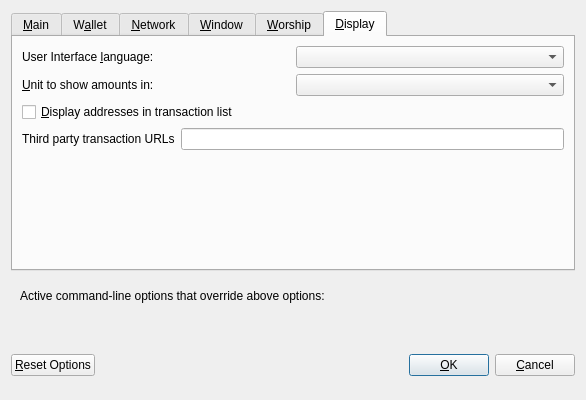
<?xml version="1.0" encoding="UTF-8"?>
<ui version="4.0">
 <class>OptionsDialog</class>
 <widget class="QDialog" name="OptionsDialog">
  <property name="geometry">
   <rect>
    <x>0</x>
    <y>0</y>
    <width>586</width>
    <height>400</height>
   </rect>
  </property>
  <property name="windowTitle">
   <string>Options</string>
  </property>
  <property name="modal">
   <bool>true</bool>
  </property>
  <layout class="QVBoxLayout" name="verticalLayout">
   <item>
    <widget class="QTabWidget" name="tabWidget">
     <property name="currentIndex">
      <number>5</number>
     </property>
     <widget class="QWidget" name="tabMain">
      <attribute name="title">
       <string>&amp;Main</string>
      </attribute>
      <layout class="QVBoxLayout" name="verticalLayout_Main">
       <item>
        <widget class="QCheckBox" name="bitcoinAtStartup">
         <property name="toolTip">
          <string>Automatically start Offerings after logging in to the system.</string>
         </property>
         <property name="text">
          <string>&amp;Commence Offerings on system login</string>
         </property>
        </widget>
       </item>
       <item>
        <layout class="QHBoxLayout" name="horizontalLayout_2_Main">
         <item>
          <widget class="QLabel" name="databaseCacheLabel">
           <property name="text">
            <string>Size of &amp;database cache</string>
           </property>
           <property name="textFormat">
            <enum>Qt::PlainText</enum>
           </property>
           <property name="buddy">
            <cstring>databaseCache</cstring>
           </property>
          </widget>
         </item>
         <item>
          <widget class="QSpinBox" name="databaseCache"/>
         </item>
         <item>
          <widget class="QLabel" name="databaseCacheUnitLabel">
           <property name="text">
            <string>MB</string>
           </property>
           <property name="textFormat">
            <enum>Qt::PlainText</enum>
           </property>
          </widget>
         </item>
         <item>
          <spacer name="horizontalSpacer_2_Main">
           <property name="orientation">
            <enum>Qt::Horizontal</enum>
           </property>
           <property name="sizeHint" stdset="0">
            <size>
             <width>40</width>
             <height>20</height>
            </size>
           </property>
          </spacer>
         </item>
        </layout>
       </item>
       <item>
        <layout class="QHBoxLayout" name="horizontalLayout_3_Main">
         <item>
          <widget class="QLabel" name="threadsScriptVerifLabel">
           <property name="text">
            <string>Number of script &amp;verification threads</string>
           </property>
           <property name="textFormat">
            <enum>Qt::PlainText</enum>
           </property>
           <property name="buddy">
            <cstring>threadsScriptVerif</cstring>
           </property>
          </widget>
         </item>
         <item>
          <widget class="QSpinBox" name="threadsScriptVerif">
           <property name="toolTip">
            <string>(0 = auto, &lt;0 = leave that many cores free)</string>
           </property>
          </widget>
         </item>
         <item>
          <spacer name="horizontalSpacer_3_Main">
           <property name="orientation">
            <enum>Qt::Horizontal</enum>
           </property>
           <property name="sizeHint" stdset="0">
            <size>
             <width>40</width>
             <height>20</height>
            </size>
           </property>
          </spacer>
         </item>
        </layout>
       </item>
       <item>
        <spacer name="verticalSpacer_Main">
         <property name="orientation">
          <enum>Qt::Vertical</enum>
         </property>
         <property name="sizeHint" stdset="0">
          <size>
           <width>20</width>
           <height>40</height>
          </size>
         </property>
        </spacer>
       </item>
      </layout>
     </widget>
     <widget class="QWidget" name="tabWallet">
      <attribute name="title">
       <string>W&amp;allet</string>
      </attribute>
      <layout class="QVBoxLayout" name="verticalLayout_Wallet">
       <item>
        <widget class="QLabel" name="transactionFeeInfoLabel">
         <property name="text">
          <string>Optional transaction fee per kB that helps make sure your transactions are processed quickly. Most transactions are 1 kB.</string>
         </property>
         <property name="textFormat">
          <enum>Qt::PlainText</enum>
         </property>
         <property name="wordWrap">
          <bool>true</bool>
         </property>
        </widget>
       </item>
       <item>
        <layout class="QHBoxLayout" name="horizontalLayout_1_Wallet">
         <item>
          <widget class="QLabel" name="transactionFeeLabel">
           <property name="text">
            <string>Pay transaction &amp;fee</string>
           </property>
           <property name="textFormat">
            <enum>Qt::PlainText</enum>
           </property>
           <property name="buddy">
            <cstring>transactionFee</cstring>
           </property>
          </widget>
         </item>
         <item>
          <widget class="BitcoinAmountField" name="transactionFee"/>
         </item>
         <item>
          <spacer name="horizontalSpacer_1_Wallet">
           <property name="orientation">
            <enum>Qt::Horizontal</enum>
           </property>
           <property name="sizeHint" stdset="0">
            <size>
             <width>40</width>
             <height>20</height>
            </size>
           </property>
          </spacer>
         </item>
        </layout>
       </item>
       <item>
        <spacer name="verticalSpacer_Wallet">
         <property name="orientation">
          <enum>Qt::Vertical</enum>
         </property>
         <property name="sizeHint" stdset="0">
          <size>
           <width>20</width>
           <height>40</height>
          </size>
         </property>
        </spacer>
       </item>
       <item>
        <widget class="QGroupBox" name="groupBox">
         <property name="title">
          <string>Expert</string>
         </property>
         <layout class="QVBoxLayout" name="verticalLayout_2">
          <item>
           <widget class="QCheckBox" name="coinControlFeatures">
            <property name="toolTip">
             <string>Whether to show coin control features or not.</string>
            </property>
            <property name="text">
             <string>Enable coin &amp;control features</string>
            </property>
           </widget>
          </item>
          <item>
           <widget class="QCheckBox" name="spendZeroConfChange">
            <property name="toolTip">
             <string>If you disable the spending of unconfirmed change, the change from a transaction cannot be used until that transaction has at least one confirmation. This also affects how your balance is computed.</string>
            </property>
            <property name="text">
             <string>&amp;Spend unconfirmed change</string>
            </property>
           </widget>
          </item>
         </layout>
        </widget>
       </item>
      </layout>
     </widget>
     <widget class="QWidget" name="tabNetwork">
      <attribute name="title">
       <string>&amp;Network</string>
      </attribute>
      <layout class="QVBoxLayout" name="verticalLayout_Network">
       <item>
        <widget class="QCheckBox" name="mapPortUpnp">
         <property name="toolTip">
          <string>Automatically open the Offerings client port on the router. This only works when your router supports UPnP and it is enabled.</string>
         </property>
         <property name="text">
          <string>Map port using &amp;UPnP</string>
         </property>
        </widget>
       </item>
       <item>
        <widget class="QCheckBox" name="connectSocks">
         <property name="toolTip">
          <string>Connect to the Offerings network through a SOCKS proxy.</string>
         </property>
         <property name="text">
          <string>&amp;Connect through SOCKS proxy (default proxy):</string>
         </property>
        </widget>
       </item>
       <item>
        <layout class="QHBoxLayout" name="horizontalLayout_1_Network">
         <item>
          <widget class="QLabel" name="proxyIpLabel">
           <property name="text">
            <string>Proxy &amp;IP:</string>
           </property>
           <property name="textFormat">
            <enum>Qt::PlainText</enum>
           </property>
           <property name="buddy">
            <cstring>proxyIp</cstring>
           </property>
          </widget>
         </item>
         <item>
          <widget class="QValidatedLineEdit" name="proxyIp">
           <property name="minimumSize">
            <size>
             <width>140</width>
             <height>0</height>
            </size>
           </property>
           <property name="maximumSize">
            <size>
             <width>140</width>
             <height>16777215</height>
            </size>
           </property>
           <property name="toolTip">
            <string>IP address of the proxy (e.g. IPv4: 127.0.0.1 / IPv6: ::1)</string>
           </property>
          </widget>
         </item>
         <item>
          <widget class="QLabel" name="proxyPortLabel">
           <property name="text">
            <string>&amp;Port:</string>
           </property>
           <property name="textFormat">
            <enum>Qt::PlainText</enum>
           </property>
           <property name="buddy">
            <cstring>proxyPort</cstring>
           </property>
          </widget>
         </item>
         <item>
          <widget class="QLineEdit" name="proxyPort">
           <property name="minimumSize">
            <size>
             <width>55</width>
             <height>0</height>
            </size>
           </property>
           <property name="maximumSize">
            <size>
             <width>55</width>
             <height>16777215</height>
            </size>
           </property>
           <property name="toolTip">
            <string>Port of the proxy (e.g. 9050)</string>
           </property>
          </widget>
         </item>
         <item>
          <widget class="QLabel" name="socksVersionLabel">
           <property name="text">
            <string>SOCKS &amp;Version:</string>
           </property>
           <property name="textFormat">
            <enum>Qt::PlainText</enum>
           </property>
           <property name="buddy">
            <cstring>socksVersion</cstring>
           </property>
          </widget>
         </item>
         <item>
          <widget class="QValueComboBox" name="socksVersion">
           <property name="toolTip">
            <string>SOCKS version of the proxy (e.g. 5)</string>
           </property>
          </widget>
         </item>
         <item>
          <spacer name="horizontalSpacer_1_Network">
           <property name="orientation">
            <enum>Qt::Horizontal</enum>
           </property>
           <property name="sizeHint" stdset="0">
            <size>
             <width>40</width>
             <height>20</height>
            </size>
           </property>
          </spacer>
         </item>
        </layout>
       </item>
       <item>
        <spacer name="verticalSpacer_Network">
         <property name="orientation">
          <enum>Qt::Vertical</enum>
         </property>
         <property name="sizeHint" stdset="0">
          <size>
           <width>20</width>
           <height>40</height>
          </size>
         </property>
        </spacer>
       </item>
      </layout>
     </widget>
     <widget class="QWidget" name="tabWindow">
      <attribute name="title">
       <string>&amp;Window</string>
      </attribute>
      <layout class="QVBoxLayout" name="verticalLayout_Window">
       <item>
        <widget class="QCheckBox" name="minimizeToTray">
         <property name="toolTip">
          <string>Show only a tray icon after minimizing the window.</string>
         </property>
         <property name="text">
          <string>&amp;Minimize to the tray instead of the taskbar</string>
         </property>
        </widget>
       </item>
       <item>
        <widget class="QCheckBox" name="minimizeOnClose">
         <property name="toolTip">
          <string>Minimize instead of exit the application when the window is closed. When this option is enabled, the application will be closed only after selecting Quit in the menu.</string>
         </property>
         <property name="text">
          <string>M&amp;inimize on close</string>
         </property>
        </widget>
       </item>
       <item>
        <spacer name="verticalSpacer_Window">
         <property name="orientation">
          <enum>Qt::Vertical</enum>
         </property>
         <property name="sizeHint" stdset="0">
          <size>
           <width>20</width>
           <height>40</height>
          </size>
         </property>
        </spacer>
       </item>
      </layout>
     </widget>
     <widget class="QWidget" name="tabMining">
      <attribute name="title">
       <string>&amp;Worship</string>
      </attribute>
      <layout class="QVBoxLayout" name="verticalLayout_Mining">
       <item>
        <widget class="QCheckBox" name="checkboxMiningEnabled">
         <property name="toolTip">
          <string>&lt;html&gt;&lt;head/&gt;&lt;body&gt;&lt;p&gt;Whether to enabled Offerings mining by default.&lt;/p&gt;&lt;/body&gt;&lt;/html&gt;</string>
         </property>
         <property name="text">
          <string>&amp;Worship enabled</string>
         </property>
        </widget>
       </item>
       <item>
        <layout class="QHBoxLayout" name="horizontalLayout_2_Mining">
         <item>
          <widget class="QLabel" name="labelMiningProcLimit">
           <property name="text">
            <string>&amp;Worship ferverance:</string>
           </property>
           <property name="textFormat">
            <enum>Qt::PlainText</enum>
           </property>
           <property name="buddy">
            <cstring>comboMiningProcLimit</cstring>
           </property>
          </widget>
         </item>
         <item>
          <widget class="QValueComboBox" name="comboMiningProcLimit">
           <property name="toolTip">
            <string>Choose the default mining intensity.</string>
           </property>
          </widget>
         </item>
        </layout>
       </item>
       <item>
        <spacer name="verticalSpacer_Display">
         <property name="orientation">
          <enum>Qt::Vertical</enum>
         </property>
         <property name="sizeHint" stdset="0">
          <size>
           <width>20</width>
           <height>40</height>
          </size>
         </property>
        </spacer>
       </item>
      </layout>
     </widget>
     <widget class="QWidget" name="tabDisplay">
      <attribute name="title">
       <string>&amp;Display</string>
      </attribute>
      <layout class="QVBoxLayout" name="verticalLayout_Display">
       <item>
        <layout class="QHBoxLayout" name="horizontalLayout_1_Display">
         <item>
          <widget class="QLabel" name="langLabel">
           <property name="text">
            <string>User Interface &amp;language:</string>
           </property>
           <property name="textFormat">
            <enum>Qt::PlainText</enum>
           </property>
           <property name="buddy">
            <cstring>lang</cstring>
           </property>
          </widget>
         </item>
         <item>
          <widget class="QValueComboBox" name="lang">
           <property name="toolTip">
            <string>The user interface language can be set here. This setting will take effect after restarting Offerings.</string>
           </property>
          </widget>
         </item>
        </layout>
       </item>
       <item>
        <layout class="QHBoxLayout" name="horizontalLayout_2_Display">
         <item>
          <widget class="QLabel" name="unitLabel">
           <property name="text">
            <string>&amp;Unit to show amounts in:</string>
           </property>
           <property name="textFormat">
            <enum>Qt::PlainText</enum>
           </property>
           <property name="buddy">
            <cstring>unit</cstring>
           </property>
          </widget>
         </item>
         <item>
          <widget class="QValueComboBox" name="unit">
           <property name="toolTip">
            <string>Choose the default subdivision unit to show in the interface and when sending coins.</string>
           </property>
          </widget>
         </item>
        </layout>
       </item>
       <item>
        <widget class="QCheckBox" name="displayAddresses">
         <property name="toolTip">
          <string>Whether to show Offerings addresses in the transaction list or not.</string>
         </property>
         <property name="text">
          <string>&amp;Display addresses in transaction list</string>
         </property>
        </widget>
       </item>
       <item>
        <layout class="QHBoxLayout" name="horizontalLayout_3_Display">
         <item>
          <widget class="QLabel" name="thirdPartyTxUrlsLabel">
           <property name="toolTip">
            <string>Third party URLs (e.g. a block explorer) that appear in the transactions tab as context menu items. %s in the URL is replaced by transaction hash. Multiple URLs are separated by vertical bar |.</string>
           </property>
           <property name="text">
            <string>Third party transaction URLs</string>
           </property>
           <property name="buddy">
            <cstring>thirdPartyTxUrls</cstring>
           </property>
          </widget>
         </item>
         <item>
          <widget class="QLineEdit" name="thirdPartyTxUrls">
           <property name="toolTip">
            <string>Third party URLs (e.g. a block explorer) that appear in the transactions tab as context menu items. %s in the URL is replaced by transaction hash. Multiple URLs are separated by vertical bar |.</string>
           </property>
          </widget>
         </item>
        </layout>
       </item>
       <item>
        <spacer name="verticalSpacer_Display">
         <property name="orientation">
          <enum>Qt::Vertical</enum>
         </property>
         <property name="sizeHint" stdset="0">
          <size>
           <width>20</width>
           <height>40</height>
          </size>
         </property>
        </spacer>
       </item>
      </layout>
     </widget>
    </widget>
   </item>
   <item>
    <widget class="QFrame" name="frame">
     <layout class="QVBoxLayout" name="verticalLayout_Bottom">
      <item>
       <layout class="QHBoxLayout" name="horizontalLayout_Bottom">
        <item>
         <widget class="QLabel" name="overriddenByCommandLineInfoLabel">
          <property name="text">
           <string>Active command-line options that override above options:</string>
          </property>
          <property name="textFormat">
           <enum>Qt::PlainText</enum>
          </property>
         </widget>
        </item>
        <item>
         <spacer name="horizontalSpacer_Bottom">
          <property name="orientation">
           <enum>Qt::Horizontal</enum>
          </property>
          <property name="sizeHint" stdset="0">
           <size>
            <width>40</width>
            <height>20</height>
           </size>
          </property>
         </spacer>
        </item>
       </layout>
      </item>
      <item>
       <widget class="QLabel" name="overriddenByCommandLineLabel">
        <property name="text">
         <string/>
        </property>
        <property name="textFormat">
         <enum>Qt::PlainText</enum>
        </property>
        <property name="wordWrap">
         <bool>true</bool>
        </property>
       </widget>
      </item>
     </layout>
    </widget>
   </item>
   <item>
    <layout class="QHBoxLayout" name="horizontalLayout_Buttons">
     <item>
      <widget class="QPushButton" name="resetButton">
       <property name="toolTip">
        <string>Reset all client options to default.</string>
       </property>
       <property name="text">
        <string>&amp;Reset Options</string>
       </property>
       <property name="autoDefault">
        <bool>false</bool>
       </property>
      </widget>
     </item>
     <item>
      <spacer name="horizontalSpacer_1">
       <property name="orientation">
        <enum>Qt::Horizontal</enum>
       </property>
       <property name="sizeHint" stdset="0">
        <size>
         <width>40</width>
         <height>48</height>
        </size>
       </property>
      </spacer>
     </item>
     <item>
      <widget class="QLabel" name="statusLabel">
       <property name="minimumSize">
        <size>
         <width>200</width>
         <height>0</height>
        </size>
       </property>
       <property name="font">
        <font>
         <weight>75</weight>
         <bold>true</bold>
        </font>
       </property>
       <property name="text">
        <string/>
       </property>
       <property name="textFormat">
        <enum>Qt::PlainText</enum>
       </property>
       <property name="wordWrap">
        <bool>true</bool>
       </property>
      </widget>
     </item>
     <item>
      <spacer name="horizontalSpacer_2">
       <property name="orientation">
        <enum>Qt::Horizontal</enum>
       </property>
       <property name="sizeHint" stdset="0">
        <size>
         <width>40</width>
         <height>48</height>
        </size>
       </property>
      </spacer>
     </item>
     <item>
      <widget class="QPushButton" name="okButton">
       <property name="text">
        <string>&amp;OK</string>
       </property>
      </widget>
     </item>
     <item>
      <widget class="QPushButton" name="cancelButton">
       <property name="text">
        <string>&amp;Cancel</string>
       </property>
       <property name="autoDefault">
        <bool>false</bool>
       </property>
      </widget>
     </item>
    </layout>
   </item>
  </layout>
 </widget>
 <customwidgets>
  <customwidget>
   <class>BitcoinAmountField</class>
   <extends>QLineEdit</extends>
   <header>bitcoinamountfield.h</header>
   <container>1</container>
  </customwidget>
  <customwidget>
   <class>QValidatedLineEdit</class>
   <extends>QLineEdit</extends>
   <header>qvalidatedlineedit.h</header>
  </customwidget>
  <customwidget>
   <class>QValueComboBox</class>
   <extends>QComboBox</extends>
   <header>qvaluecombobox.h</header>
  </customwidget>
 </customwidgets>
 <resources/>
 <connections/>
</ui>
